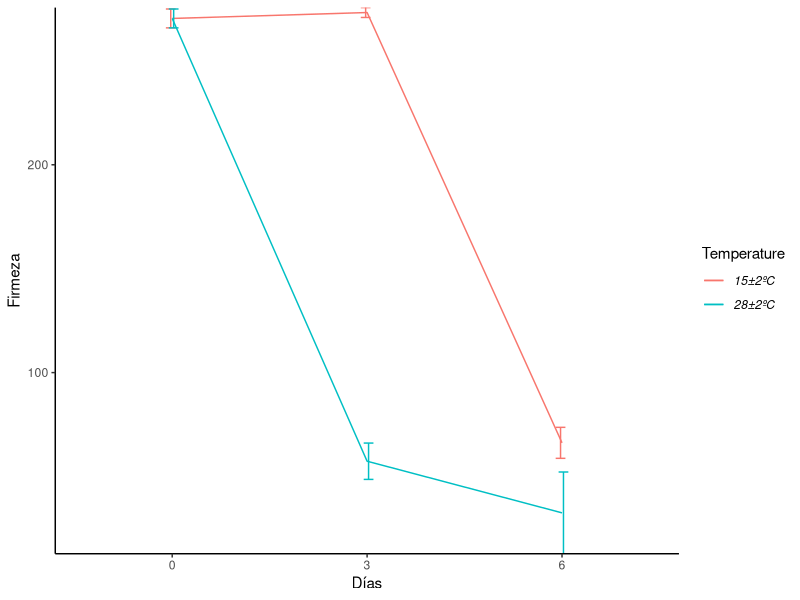
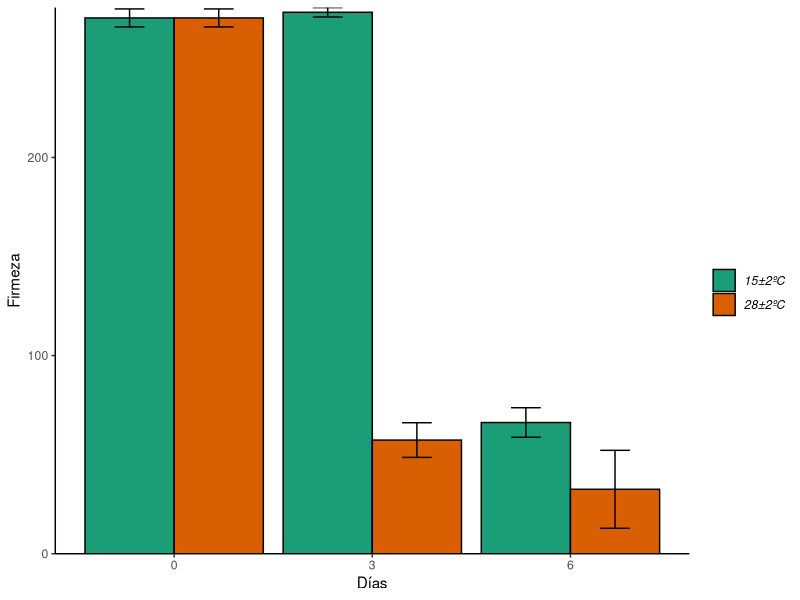

Write R code to recreate these figures, in order.
#Hacer gráficas de expresión
setwd("Ruta/de/trabajo")

library(readxl)
library(dplyr)
library(ggplot2)

#Cargar el marco de datos
Firmness <- read_excel("Physicochemicals.xlsx")

#Establecer las variables que son los factores
#Temperatura y Días
str(Firmness)
Firmness$Temperature = as.factor(Firmness$Temperature)
Firmness$Days = as.factor(Firmness$Days)
str(Firmness)

# Agrupar y añadir al marco de datos la media y desviación estándar
Firmness1 = Firmness %>%
  group_by(Temperature, Days) %>%
  summarise(Media_firmeza = mean(Firmness, na.rm=TRUE),
            Desvia_estandar = sd(Firmness, na.rm = TRUE))
str(Firmness1)

#Agregar al marco de datos (manualmente) las diferencias significativas
Firmness2 = Firmness1 %>%
  mutate(TUKEY=c("a","b","c"))
str(Firmness2)

#Gráfica de tendencia (líneas)
#ggplot2 trabaja con "capas"
imagen0 = ggplot(Firmness2, aes(x = Days, y = Media_firmeza, 
                      colour = Temperature, group=Temperature,
                      fill=Temperature))+
  geom_line() +
  geom_errorbar(aes(ymin=Media_firmeza-Desvia_estandar, ymax=Media_firmeza+Desvia_estandar), width=0.1,
                position=position_dodge(0.03)) + #añadir la desviación estándar 
  scale_fill_brewer(palette="Dark2") + #elige paleta de colores
  scale_y_continuous(expand = c(0,0)) + #quitar el espacio
  theme(axis.text.x = element_text(angle = 90, size = 12, colour = "black", vjust = 0.5, hjust = 1), #añadir face="bold para negritas 
        axis.title.y = element_text(size = 16, face = "bold"), legend.title = element_text(size = 12, face = "bold"), 
        legend.text = element_text(size = 12, face = "bold", colour = "black"), 
        axis.title.x = element_text(size = 16, face = "bold"),
        axis.text.y = element_text(colour = "black", size = 12)) +
  labs(x= "Días", y = "Firmeza", fill="") +
  theme_classic() +
  theme(legend.text = element_text(face = "italic")) 
print(imagen0)
dev.off()

#Crear gráfica de barras 
Imagen1 = ggplot(Firmness2, aes(x = Days, y = Media_firmeza,
                      fill=Temperature))+
  geom_bar(stat="identity", color="black", 
           position=position_dodge()) +
  geom_errorbar(aes(ymin=Media_firmeza-Desvia_estandar, ymax=Media_firmeza+Desvia_estandar), width=0.3,
                position=position_dodge(0.9))+
scale_fill_brewer(palette="Dark2") + #Coloca el color
  scale_y_continuous(expand = c(0,0)) + #quitar el espacio (gap) bar
  theme(axis.text.x = element_text(angle = 90, size = 12, colour = "black", vjust = 0.5, hjust = 1), #añadir face="bold para negritas 
        axis.title.y = element_text(size = 16, face = "bold"), legend.title = element_text(size = 12, face = "bold"), 
        legend.text = element_text(size = 12, face = "bold", colour = "black"), 
        axis.title.x = element_text(size = 16, face = "bold"),
        axis.text.y = element_text(colour = "black", size = 12)) +
  labs(x= "Días", y = "Firmeza", fill="") +
  theme_classic() +
  theme(legend.text = element_text(face = "italic")) 
print(Imagen1)
dev.off()
